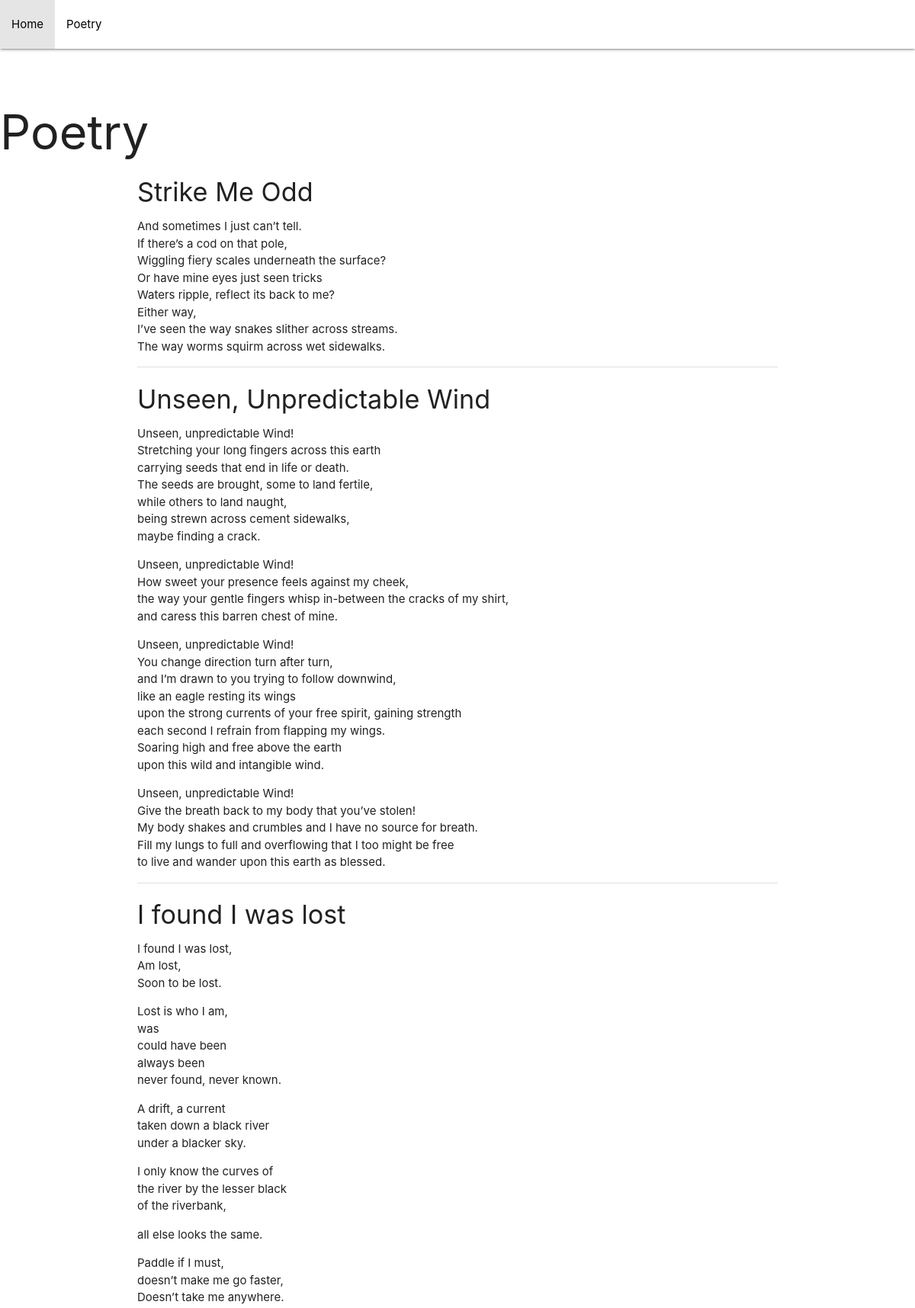
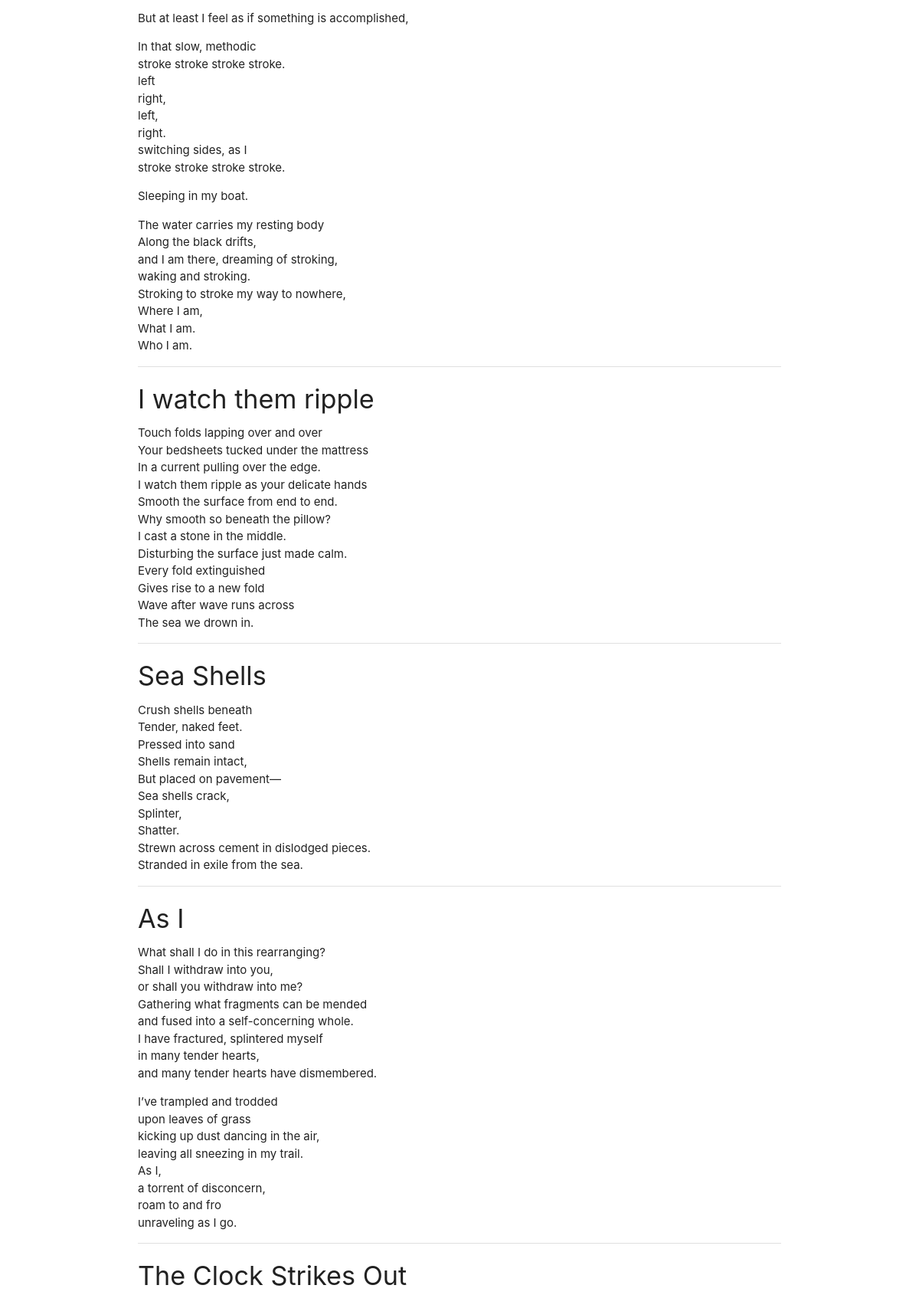
The app's page /poetry/ (upper part) with its own data (2 pictures, top to bottom).
### projects/models.py (models this page shows, shortened)
class Poem(models.Model):
	title = models.CharField(max_length=100)
	body = models.TextField()
	published = models.DateTimeField()

### projects/views.py (the view)
# urls.py: path('poetry/', views.poem_list, name='poem_list'),
def poem_list(request):
	poems = Poem.objects.all()
	return render(request, 'projects/project_index.html', {'poems': poems})

### projects/templates/projects/project_index.html (shortened to what this page needs)
<!DOCTYPE html>
{% load static %}
<html>
<head>
	 <link rel="stylesheet" href="https://cdnjs.cloudflare.com/ajax/libs/materialize/1.0.0/css/materialize.min.css">
      <link type="text/css" rel="stylesheet" href="css/materialize.min.css"  media="screen,projection"/>
      <link rel='stylesheet' href='{% static "projects/css/stylesheet.css" %}'>
    </head>
</head>
<body>
 <div class='navbar-fixed'>
		<nav  class='nav-center' id='menu'>
      <div class'nav-wrapper'>
			<ul class="nav-mobile black-text">
			    <li class="waves-effect"><a href="{% url 'home' %}">Home</a></li>
			    <li class="waves-effect"><a href="">Poetry</a></li>
  		</ul>
    </div>
		</nav>
  </div>
 <h1 id='pageTitle'> Poetry </h1>
<div class='container'>
<div id='poem'>
	{% for poem in poems %}
	<h4 id='poemTitle'>{{poem.title}}</h4>
		{{poem.body|linebreaks}}
	<div class='divider' id='about'></div>
	{%endfor%}
</div>
</div>
</body>
</html>

### projects/static/projects/css/stylesheet.css (style rules this page uses)
#menu { background-color: white; }
.nav-mobile { position: center; }
.navbar-fixed { margin-bottom: 5em; }
.black-text li a { color:black; }

### records on screen
Poem: title "Strike Me Odd", body "And sometimes I just can’t tell. If there’s a cod on that pole, Wiggling fiery scales underneath the surface? Or have mine eyes just seen tricks Waters ripple, reflect its back to me? Either way, I’ve seen the way snakes slither across streams. The way worms squirm across wet sidewalks."
Poem: title "Unseen, Unpredictable Wind", body "Unseen, unpredictable Wind! Stretching your long fingers across this earth carrying seeds that end in life or death. The seeds are brought, some to land fertile, while others to land naught, being strewn across cement sidewalks, maybe finding a crack. Unseen, unpredictable Wind! How sweet your presence feels against my cheek, the way your gentle fingers whisp in-between the cracks of my shirt, and caress this barren chest of mine. Unseen, unpredictable Wind! You change direction turn after turn, and I’m drawn to you trying to follow downwind, like an eagle resting its wings upon the strong currents of your free spirit, gaining strength each second I refrain from flapping my wings. Soaring…"
Poem: title "I found I was lost", body "I found I was lost, Am lost, Soon to be lost. Lost is who I am, was could have been always been never found, never known. A drift, a current taken down a black river under a blacker sky. I only know the curves of the river by the lesser black of the riverbank, all else looks the same. Paddle if I must, doesn’t make me go faster, Doesn’t take me anywhere. But at least I feel as if something is accomplished, In that slow, methodic stroke stroke stroke stroke. left right, left, right. switching sides, as I stroke stroke stroke stroke. Sleeping in my boat. The water carries my resting body Along the black drifts, and I am there, dreaming of stroking, waking and stroking. Stroking to stroke my…"
Poem: title "I watch them ripple", body "Touch folds lapping over and over Your bedsheets tucked under the mattress In a current pulling over the edge. I watch them ripple as your delicate hands Smooth the surface from end to end. Why smooth so beneath the pillow? I cast a stone in the middle. Disturbing the surface just made calm. Every fold extinguished Gives rise to a new fold Wave after wave runs across The sea we drown in."
Poem: title "Sea Shells", body "Crush shells beneath Tender, naked feet. Pressed into sand Shells remain intact, But placed on pavement— Sea shells crack, Splinter, Shatter. Strewn across cement in dislodged pieces. Stranded in exile from the sea."
Poem: title "As I", body "What shall I do in this rearranging? Shall I withdraw into you, or shall you withdraw into me? Gathering what fragments can be mended and fused into a self-concerning whole. I have fractured, splintered myself in many tender hearts, and many tender hearts have dismembered. I’ve trampled and trodded upon leaves of grass kicking up dust dancing in the air, leaving all sneezing in my trail. As I, a torrent of disconcern, roam to and fro unraveling as I go."
Poem: title "The Clock Strikes Out"
